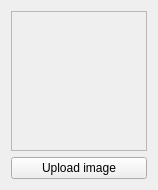
<?xml version="1.0" encoding="UTF-8"?>
<ui version="4.0">
 <class>AvatarWidget</class>
 <widget class="QWidget" name="AvatarWidget">
  <property name="geometry">
   <rect>
    <x>0</x>
    <y>0</y>
    <width>158</width>
    <height>190</height>
   </rect>
  </property>
  <property name="sizePolicy">
   <sizepolicy hsizetype="Preferred" vsizetype="Fixed">
    <horstretch>0</horstretch>
    <verstretch>0</verstretch>
   </sizepolicy>
  </property>
  <property name="minimumSize">
   <size>
    <width>0</width>
    <height>190</height>
   </size>
  </property>
  <property name="maximumSize">
   <size>
    <width>16777215</width>
    <height>190</height>
   </size>
  </property>
  <property name="windowTitle">
   <string>Form</string>
  </property>
  <layout class="QVBoxLayout" name="verticalLayout_2">
   <item>
    <widget class="QFrame" name="frame">
     <property name="frameShape">
      <enum>QFrame::StyledPanel</enum>
     </property>
     <property name="frameShadow">
      <enum>QFrame::Raised</enum>
     </property>
     <layout class="QVBoxLayout" name="verticalLayout">
      <property name="spacing">
       <number>2</number>
      </property>
      <property name="leftMargin">
       <number>2</number>
      </property>
      <property name="topMargin">
       <number>2</number>
      </property>
      <property name="rightMargin">
       <number>2</number>
      </property>
      <property name="bottomMargin">
       <number>2</number>
      </property>
      <item>
       <widget class="QLabel" name="lblAvatar">
        <property name="sizePolicy">
         <sizepolicy hsizetype="Preferred" vsizetype="Fixed">
          <horstretch>0</horstretch>
          <verstretch>0</verstretch>
         </sizepolicy>
        </property>
        <property name="text">
         <string/>
        </property>
       </widget>
      </item>
     </layout>
    </widget>
   </item>
   <item>
    <widget class="QPushButton" name="btnUploadAvatar">
     <property name="maximumSize">
      <size>
       <width>250</width>
       <height>16777215</height>
      </size>
     </property>
     <property name="cursor">
      <cursorShape>PointingHandCursor</cursorShape>
     </property>
     <property name="focusPolicy">
      <enum>Qt::ClickFocus</enum>
     </property>
     <property name="text">
      <string>Upload image</string>
     </property>
    </widget>
   </item>
  </layout>
 </widget>
 <resources/>
 <connections/>
</ui>
